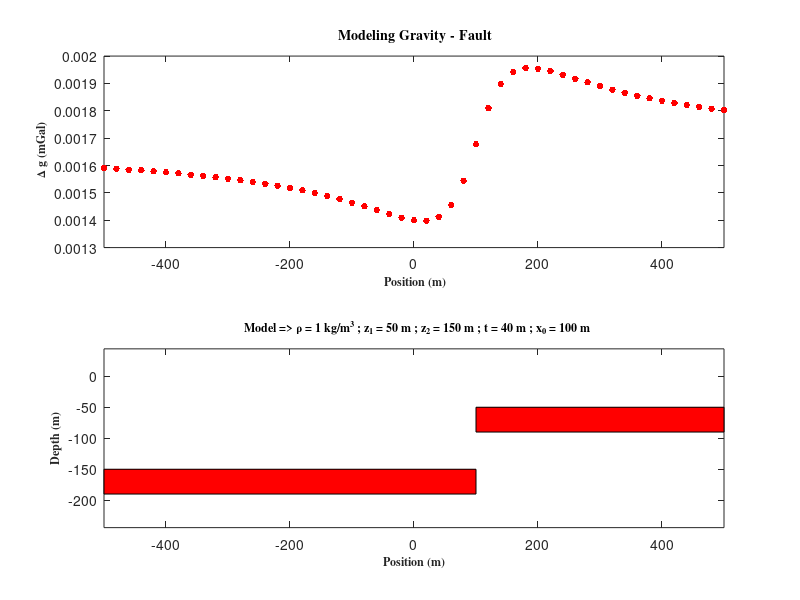

The MATLAB script that drew this image:
% Copyright: 2018 - Teknik Geofisika, Universitas Pertamina
% URL: https://sites.google.com/site/metkomup/programming
% Cite: E.B.G. Umboh, et. al. 2018. Forward modelling metode gravitasi. http://doi.org/10.5281/zenodo.1186957 

clear; clc;

%--- Parameter Model (rho)
rho   = 1;     % Perbedaan densitas (kg/m^3)

%--- Konstanta
z1    = 50;    % Kedalaman plat dalam (m)
z2    = 150;   % Kedalaman plat dangkal
x0    = 100;   % Letak patahan (m)
t     = 40;    % Tebal patahan (m)
cGrav = 6.674e-11;  % Konstanta Gravitasi (m^3 kg^-1 s^-2)
si2mg = 1e5;        % 1 SI (ms^-2) = 1e5 mGal

%--- Lokasi Pengukuran
x = -500:20:500;

%%--- FORMULA FORWARD SPHERE
k = 2*cGrav*rho*t;
for i = 1:length(x)
  dg(i) = k*(pi+(atan((x(i)-x0)/z1))-(atan((x(i)-x0)/z2))); %ms^2
end

%--- Forward modeling
dg  = dg*si2mg;  %1 SI = 1e5 mGal

%%--------- PLOT FORWARD ---------%%
figure(1)
subplot(2,1,1)
plot(x,dg,'.','color','r','MarkerSize',15);
xlim([min(x) max(x)]);
xlabel('\bf \fontsize{12}\fontname{Times}Position (m)');
ylabel('\bf \fontsize{12}\fontname{Times}\Delta g (mGal)');
title ('\bf \fontsize{14}\fontname{Times}Modeling Gravity - Fault');

% Gambar patahan
subplot(2,1,2)
% Zona 1
left  = x(1);
right = x0;
top   = -z2;
bottom= top-t;
xx    = [left left right right];
yy    = [bottom top top bottom];
fill(xx,yy,'r');
hold on

% Zona 2
left_2  = x0;
right_2 = x(length(x));
top_2   = -z1;
bottom_2= top_2-t;
xx      = [left_2 left_2 right_2 right_2];
yy      = [bottom_2 top_2 top_2 bottom_2];
fill(xx,yy,'r');
xlim([min(x) max(x)]);

title(['\bf \fontsize{12} \fontname{Times}Model => ','\rho = ', ...
      num2str(rho),' kg/m^3 ; z_1 = ',num2str(z1),...
      ' m ; z_2 = ',num2str(z2),' m ; t = ',num2str(t),' m ; x_0 = ',...
      num2str(x0),' m']);
xlabel('\bf \fontsize{12}\fontname{Times}Position (m) ' );
ylabel('\bf \fontsize{12}\fontname{Times}Depth (m) ');
xlim([min(x) max(x)]);
axis equal;
